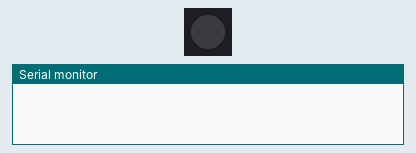
Bench run of a sketch on a simulated ESP8266 (NodeMCU). Parts: 1 RGB LEDs in strip order, left to right, the last lines printed to the serial monitor. WiFi joins after 1.5 s; servers stay silent unless stated; the strip is taken to match the declared colour order; uploads are accepted with an empty reply.

Above: at 0.0 s.
At 2.0 s:
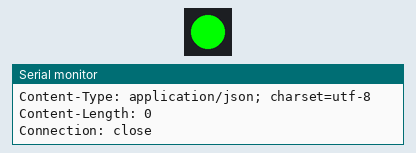
At 3.3 s:
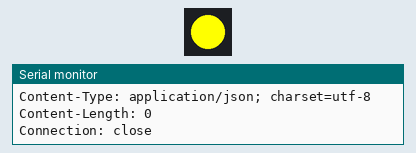
At 4.6 s:
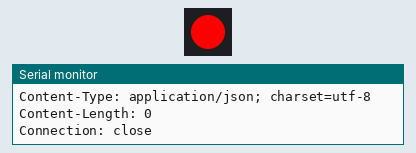
Timing chart, 0 to 6.1 s (numbered marks = the images above):
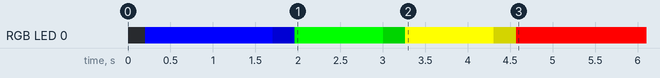

The sketch:

ZButton-POC-G1.ino
```cpp
#include <Adafruit_NeoPixel.h>
#include <ESP8266WiFi.h>
#include <ESP8266HTTPClient.h>

#define LED_PIN       D4
#define WIFI_SSID     "public.altair.is"
#define WIFI_PASS     "Altairis_OPEN"
#define SERVER_NAME   "altairtrackdot.azurewebsites.net"
#define SERVER_PORT   443
#define GREEN_DELAY   0
#define GREEN_PATH    "/L-GREEN"
#define YELLOW_DELAY  1000
#define YELLOW_PATH   "/L-YELLOW"
#define RED_DELAY     1000
#define RED_PATH      "/L-RED"
#define USER_AGENT    "Z-Button/PoC"

Adafruit_NeoPixel pixels(1, LED_PIN, NEO_RGB + NEO_KHZ800);
BearSSL::WiFiClientSecure client;
byte mac[6];

void setup() {
  // Initialize serial port
  Serial.begin(9600);
  delay(200);
  Serial.println();

  // Light up LED blue
  Serial.print("Initializing LED...");
  pixels.begin();
  pixels.setPixelColor(0, pixels.Color(0x00, 0x00, 0xFF));
  pixels.show();
  Serial.println("OK");

  // Print MAC Address
  WiFi.macAddress(mac);
  Serial.printf("BSSID: %02X%02X%02X%02X%02X%02X\n", mac[5], mac[4], mac[3], mac[2], mac[1], mac[0]);

  // Connect to WiFi
  Serial.print("Connecting to WiFi...");
  WiFi.mode(WIFI_STA);
  WiFi.begin(WIFI_SSID, WIFI_PASS);
  while (WiFi.status() != WL_CONNECTED) {
    Serial.print(".");
    delay(500);
  }
  Serial.println(WiFi.localIP());

  // Disable certificate verification
  client.setInsecure();

  // Perform HTTP requests
  delay(GREEN_DELAY);
  while (!requestUrl(GREEN_PATH, 0x000080, 0x00FF00));
  delay(YELLOW_DELAY);
  while (!requestUrl(YELLOW_PATH, 0x008000, 0xFFFF00));
  delay(RED_DELAY);
  while (!requestUrl(RED_PATH, 0x808000, 0xFF0000));
}

bool requestUrl(char* path, unsigned long color1, unsigned long color2) {
  // Set first color
  pixels.setPixelColor(0, color1);
  pixels.show();

  // Connect to server
  Serial.printf("Requesting %s... ", path);
  bool connectResult = client.connect(SERVER_NAME, SERVER_PORT);
  if (!connectResult) {
    Serial.println("Can't connect!");
    return false;
  }

  // Send GET request
  client.printf("GET %s HTTP/1.1\r\n", path);
  client.printf("Host: %s\r\n", SERVER_NAME);
  client.printf("User-Agent: %s\r\n", USER_AGENT);
  client.printf("X-ZButton-BSSID: %02X%02X%02X%02X%02X%02X\n", mac[5], mac[4], mac[3], mac[2], mac[1], mac[0]);
  client.print("Connection: close\r\n\r\n");
  Serial.println("OK");

  // Read response
  while (client.connected()) {
    bool responseStarted = false;
    if (client.available()) {
      if (!responseStarted) {
        // Set second color
        pixels.setPixelColor(0, color2);
        pixels.show();
        responseStarted = true;
      }
      char c = client.read();
      Serial.print(c);
    }
  }
  return true;
}

void loop() {
  // Do nothing in loop
}
```
